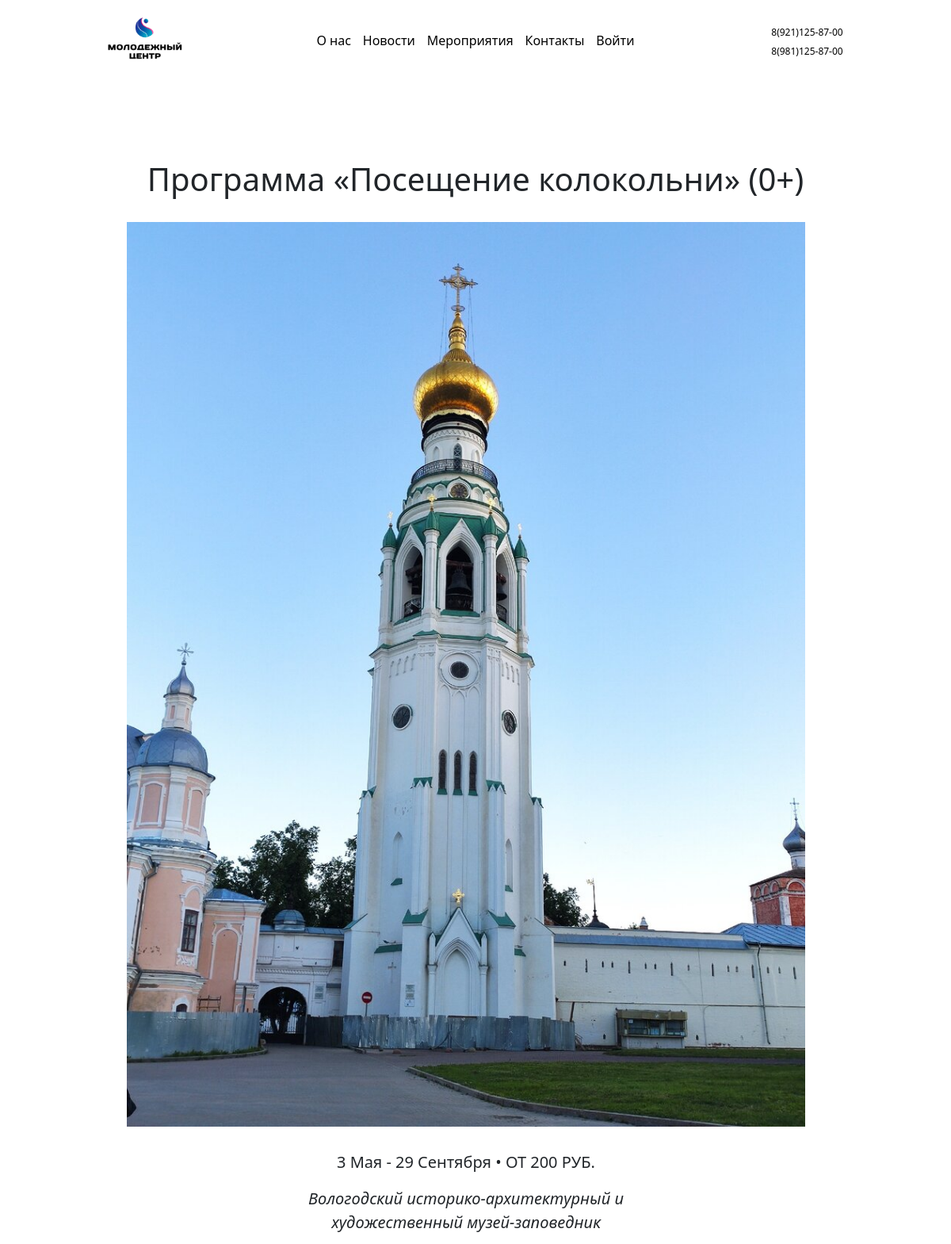
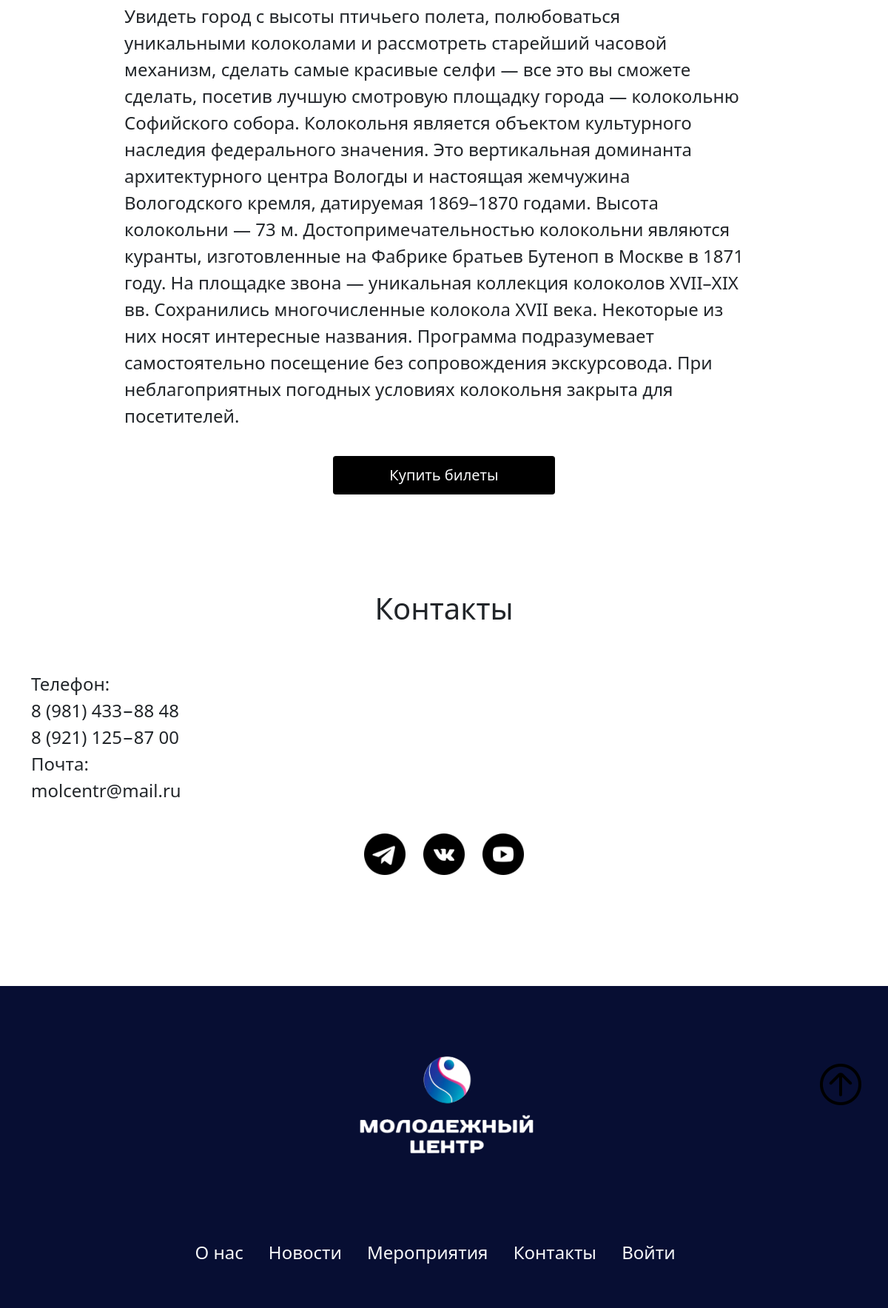
The app's page /event-3.php with its own data (2 pictures, top to bottom).
### tables this page shows
CREATE TABLE `posts` (
  `id_card` int NOT NULL,
  `name` tinytext NOT NULL,
  `date` varchar(255) NOT NULL,
  `adress` varchar(255) NOT NULL,
  `price` varchar(30) NOT NULL,
  `body` longtext NOT NULL,
  `description` mediumtext NOT NULL,
  `link` varchar(1000) NOT NULL
);

### php/db.php (called while the page is built, shortened)
<?php
require ('connect.php');
        ?>
        <?php
function extraction_one_event($id){
    global $mysqli;
    $query = $mysqli->query("SELECT * FROM `posts` WHERE id_card = '$id'");
    $date_users = [];
    while($row = $query->fetch_assoc()){
        $date_users[] = $row;
    }
    return $date_users;
}
        ?>

### event-3.php (the view, shortened to what this page needs)
<?php include 'php/db.php';?>
<!doctype html>
<html lang="ru">
<head>
  <link rel="stylesheet" href="/style/style.css" />
  <link href="https://cdn.jsdelivr.net/npm/bootstrap@5.1.3/dist/css/bootstrap.min.css" rel="stylesheet">
</head>
<body>
    <?php include 'php/up.php';?>
    <?php include 'php/menu.php';?>
    <div >
      <?php
      $id = 3;
      $event = extraction_one_event($id);
      ?>
        <div class="col-12 text-center align-items-center justify-content-center" style="max-width:100%;">
          <div class="row text-dark">
                    <h2 class="h1" style="margin-top: 100px;margin-bottom: 30px;"><?php echo $event[0]['name']; ?></h2>
          </div>
          <div class="row justify-content-center" style="max-width:100%;">
            <img src="img/event/<?php echo $id; ?>.jpg" style="width:55em;">
          </div>
          <div class="row text-dark justify-content-center" style="max-width:100%;">
            <p class="fs-5" ><br><?php echo $event[0]['date'] . " • " . $event[0]['price']; ?></p>
            <p class="fs-5" style="width:25em;"><i><?php echo $event[0]['adress']?></i></p>
          </div>
          <div class="row text-dark justify-content-center" style="max-width:100%;">
            <p class="fs-4" style="text-align: left; width:36em;"><?php echo $event[0]['body']?></p>
          </div>
          <div class="" style="max-width:100%;">
            <?php
            if($_SESSION != null){
            ?>
            <a href="<?php echo $event[0]['link']; ?>" class=" fs-5 link-light btn align-items-center" style="background-color: #000000; padding: 10px 24px; margin-top:1em; width: 15em;" >Купить билеты</a>
            <?php
            $liked = liked($_SESSION['id_user'], $event[0]['id_card']);
            if($liked[0]['likes'] != 0){
              ?>
              <form method="POST">
              <button type="submit" name="unsubs" class=" fs-5 link-light btn align-items-center" style="background-color: #524072; padding: 10px 24px; margin-top:1em; width: 15em;" >Перестать отслеживать</button>
              </form>
              <?php
            }else{
            ?>
            <form method="POST">
              <button type="submit" name="subs" class=" fs-5 link-light btn align-items-center" style="background-color: #524072; padding: 10px 24px; margin-top:1em; width: 15em;" >Отслеживать мероприятие</button>
            </form>
            <?php }
            }else{
            ?>
            <a href="<?php echo $event[0]['link']; ?>" class=" fs-5 link-light btn align-items-center" style="background-color: #000000; padding: 10px 24px; margin-top:1em; width: 15em;" >Купить билеты</a>
            <?php
            }
            ?>
          </div>
      </div>
      </div>
    <?php include 'php/contacts.php';?>
    <?php include 'php/footer.php';?>
</body>
</html>

### style/style.css (style rules this page uses)
body { overflow-x:hidden; }

### php/style.php (style rules this page uses)
body { width: 100%; }

### records on screen
posts: name "Программа «Посещение колокольни» (0+)", date "3 Мая - 29 Сентября", price "ОТ 200 РУБ.", adress "Вологодский историко-архитектурный и художественный музей-заповедник", body "Увидеть город с высоты птичьего полета, полюбоваться уникальными колоколами и рассмотреть старейший часовой механизм, сделать самые красивые селфи — все это вы сможете сделать, посетив лучшую смотровую площадку города — колокольню Софийского собора. Колокольня является объектом культурного наследия федерального значения. Это вертикальная доминанта архитектурного центра Вологды и настоящая жемчужина Вологодского кремля, датируемая 1869–1870 годами. Высота колокольни — 73 м. Достопримечательностью колокольни являются куранты, изготовленные на Фабрике братьев Бутеноп в Москве в 1871 году. На площадке звона — уникальная коллекция колоколов XVII–XIX вв. Сохранились многочисленные колокола XVII…"
